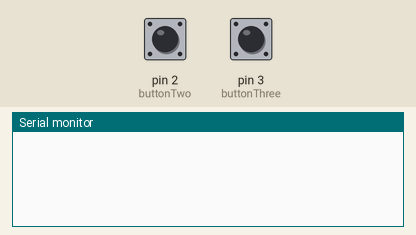
This sketch was run on a simulated Arduino Uno, built with avr-gcc and run on an emulated ATmega328P. On the bench: the last lines printed to the serial monitor. The inputs (shaded band) are chosen by the test bench; at power-on: pin 2 (buttonTwo) LOW, pin 3 (buttonThree) LOW.

Above: at 1.2 s.
1.3 s: pin 2 (buttonTwo) pulled HIGH for 1 s
At 3.3 s:
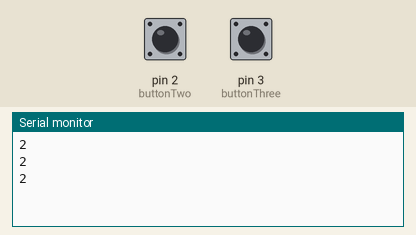
3.8 s: pin 3 (buttonThree) pulled HIGH for 0.15 s
At 4.7 s:
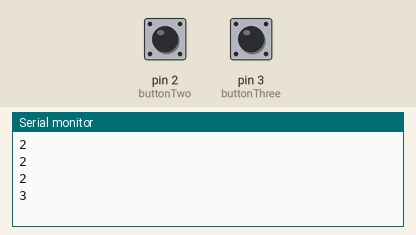
5.4 s: pin 2 (buttonTwo) driven HIGH and pin 3 (buttonThree) driven HIGH
At 5.61 s:
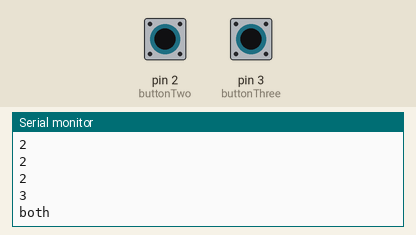

Measured:
- after the input at 1.3 s, the serial monitor: prints a new line after 0.20 s (image 1)
- after the input at 3.8 s, the serial monitor: prints a new line after 0.10 s (image 2)
- after the input at 5.4 s, the serial monitor: prints a new line at once (image 3)

The sketch:

two_buttons.ino
```cpp
int buttonTwo = 2;
int buttonThree = 3;

void setup() {
    pinMode(buttonTwo, INPUT);
    pinMode(buttonThree, INPUT);
  Serial.begin(9600);

}

void loop() {


  if(digitalRead(buttonTwo) == 1 && digitalRead(buttonThree)== 1){
    Serial.println("both");
  }
  else if(digitalRead(buttonTwo) == 1){
    Serial.println(2);
  }
  else if(digitalRead(buttonThree) == 1){
    Serial.println(3);
  }

  delay(300);
}
```
